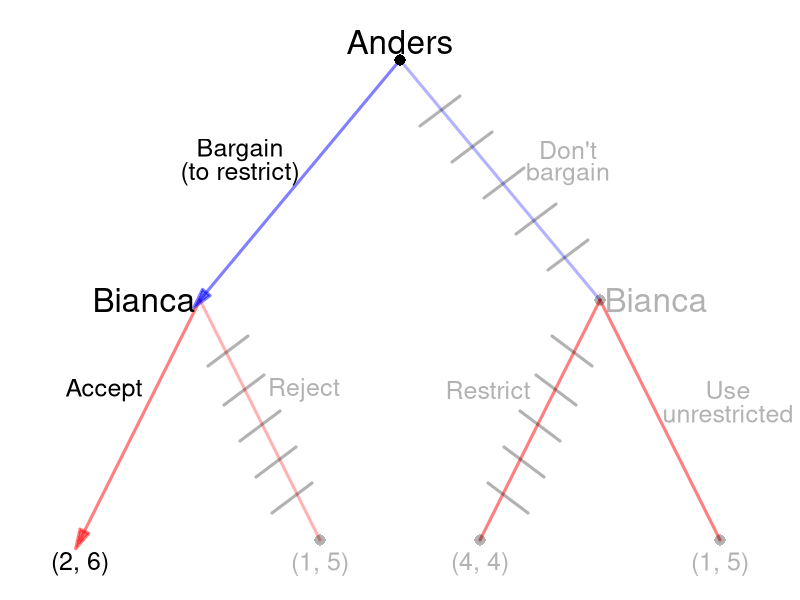

The R source for this figure:
require(shape)
pdf(file = "what_can_markets_do/sequential_coase_unrestricted_solved.pdf", width = 9, height = 7)

#Set parameters for graphics
axislabelsize <- 1.5
labelsize <- 2
actionlabelsize <- 1.5
graphlinewidth <- 3
segmentlinewidth <- 2
nodesize <- 1.5
fadelevel <- 0.3

COL <- c("#7fc97f", "#beaed4", "#fdc086", "#ffff99", "#386cb0", "#f0027f", "#bf5b17", "#666666")
COLA <- c("#99d8c9","#66c2a4","#41ae76", "#238b45", "#005824")
COLB <- c("#4eb3d3", "#2b8cbe", "#0868ac","#084081")

par(mar =  c(0, 0, 0, 0))

xlims <- c(0, 10)
ylims <- c(0, 10)

npts <- 501 
x <- seq(xlims[1], xlims[2], length.out = npts)
y <- seq(ylims[1], ylims[2], length.out = npts) 

plot(0, 0, xlim = xlims, ylim = ylims, type = "n",
     xlab = expression(paste("")),
     ylab = expression(paste("")), 
     xaxt = "n", 
     yaxt = "n", 
     cex.lab = axislabelsize, 
     bty = "n",
     xaxs="i", 
     yaxs="i")

ticksy <- seq(from = 0, to = ylims[2], by = 2)
ylabels <- seq(from = 0, to = ylims[2], by = 2)
ticksx <- seq(from = 0, to = xlims[2], by = 2)
xlabels <- seq(from = 0, to = xlims[2], by = 2)

#segments(5, 9, 2.5, 5, lty = 1, col = rgb(0, 0, 1, 0.5), lwd = graphlinewidth)
#Plant late
segments(5, 9, 7.5, 5, lty = 1, col = rgb(0, 0, 1, fadelevel), lwd = graphlinewidth)

#Branches for Bianca
#From Anders planting early
#Bianca plants early
Arrows(2.5, 5, 1, 1, col = rgb(1, 0, 0, 0.5), lty = 1, lwd = 3, arr.type = "triangle")
#segments(2.5, 5, 1, 1, lty = 1, col = rgb(1, 0, 0, 0.5), lwd = graphlinewidth)
#Bianca plants late
segments(2.5, 5, 4, 1, lty = 1, col = rgb(1, 0, 0, fadelevel), lwd = graphlinewidth)

#Branches for Anders
#Plant early
Arrows(5, 9, 2.5, 5, col = rgb(0, 0, 1, 0.5), lty = 1, lwd = 3, arr.type = "triangle")


#From Anders plants late
#Bianca plants early
segments(7.5, 5, 6, 1, lty = 1, col = rgb(1, 0, 0, 0.5), lwd = graphlinewidth)


#Bianca plants late
segments(7.5, 5, 9, 1, lty = 1, col = rgb(1, 0, 0, 0.5), lwd = graphlinewidth)

#Initial node
points(5, 9, pch = 16, col = "black", cex = nodesize)

#P1 Nodes
#points(2.5, 5, pch = 16, col = "black", cex = nodesize)
points(7.5, 5, pch = 16, col = rgb(0,0,0,fadelevel), cex = nodesize)

#P2 Terminal Nodes
#points(1, 1, pch = 16, col = "black", cex = nodesize)
points(4, 1, pch = 16, col = rgb(0,0,0,fadelevel), cex = nodesize)
points(6, 1, pch = 16, col = rgb(0,0,0,fadelevel), cex = nodesize)
points(9, 1, pch = 16, col = rgb(0,0,0,fadelevel), cex = nodesize)

text(5, 9.3, expression(paste("Anders")), cex = labelsize)
text(3, 7.5, expression(paste("Bargain")), cex = actionlabelsize)
text(3, 7.1, expression(paste("(to restrict)")), cex = actionlabelsize)
text(7.1, 7.5, expression(paste("Don't")), cex = actionlabelsize, col = rgb(0, 0, 0, fadelevel))
text(7.1, 7.1, expression(paste("bargain")), cex = actionlabelsize, col = rgb(0, 0, 0, fadelevel))


text(1.8, 5, expression(paste("Bianca")), cex = labelsize)
text(1.3, 3.5, expression(paste("Accept")), cex = actionlabelsize)
#text(1.3, 3.1, expression(paste("early")), cex = actionlabelsize)
text(3.8, 3.5, expression(paste("Reject")), cex = actionlabelsize, col = rgb(0,0,0,fadelevel))
#text(3.8, 3.1, expression(paste("late")), cex = actionlabelsize, col = rgb(0,0,0,fadelevel))


text(8.2, 5, expression(paste("Bianca")), cex = labelsize, col = rgb(0,0,0,fadelevel))
text(6.1, 3.5, expression(paste("Restrict")), cex = actionlabelsize, col = rgb(0,0,0,fadelevel))
#text(6.1, 3.1, expression(paste("early")), cex = actionlabelsize, col = rgb(0,0,0,fadelevel))
text(9.1, 3.5, expression(paste("Use")), cex = actionlabelsize, col = rgb(0,0,0,fadelevel))
text(9.1, 3.1, expression(paste("unrestricted")), cex = actionlabelsize, col = rgb(0,0,0,fadelevel))

#Payoffs 
text(1, .6, expression("(2, 6)"), cex = actionlabelsize)
text(4, .6, expression("(1, 5)"), cex = actionlabelsize ,col = rgb(0,0,0,fadelevel))
text(6, .6, expression("(4, 4)"), cex = actionlabelsize, col = rgb(0,0,0,fadelevel))
text(9, .6, expression("(1, 5)"), cex = actionlabelsize, col = rgb(0,0,0,fadelevel))

#Cutting branch plant late when A plants early
segments(2.6, 3.9, 3.1, 4.4, lty = 1, col = rgb(0,0,0,fadelevel), lwd = graphlinewidth)
segments(2.8, 3.25, 3.3, 3.75, lty = 1, col = rgb(0,0,0,fadelevel), lwd = graphlinewidth)
segments(3, 2.65, 3.5, 3.15, lty = 1, col = rgb(0,0,0,fadelevel), lwd = graphlinewidth)
segments(3.2, 2.05, 3.7, 2.55, lty = 1, col = rgb(0,0,0,fadelevel), lwd = graphlinewidth)
segments(3.4, 1.45, 3.9, 1.95, lty = 1, col = rgb(0,0,0,fadelevel), lwd = graphlinewidth)


#Cutting branch plant late when A plants
segments(7.4, 3.9, 6.9, 4.4, lty = 1, col = rgb(0,0,0,fadelevel), lwd = graphlinewidth)
segments(7.2, 3.25, 6.7, 3.75, lty = 1, col = rgb(0,0,0,fadelevel), lwd = graphlinewidth)
segments(7, 2.65, 6.5, 3.15, lty = 1, col = rgb(0,0,0,fadelevel), lwd = graphlinewidth)
segments(6.8, 2.05, 6.3, 2.55, lty = 1, col = rgb(0,0,0,fadelevel), lwd = graphlinewidth)
segments(6.6, 1.45, 6.1, 1.95, lty = 1, col = rgb(0,0,0,fadelevel), lwd = graphlinewidth)

#Cutting branch plant late for A given B's actions
segments(5.25, 7.9, 5.75, 8.4, lty = 1, col = rgb(0,0,0,fadelevel), lwd = graphlinewidth)
segments(5.65, 7.3, 6.15, 7.8, lty = 1, col = rgb(0,0,0,fadelevel), lwd = graphlinewidth)
segments(6.05, 6.7, 6.55, 7.2, lty = 1, col = rgb(0,0,0,fadelevel), lwd = graphlinewidth)
segments(6.45, 6.1, 6.95, 6.6, lty = 1, col = rgb(0,0,0,fadelevel), lwd = graphlinewidth)
segments(6.85, 5.5, 7.35, 6, lty = 1, col = rgb(0,0,0,fadelevel), lwd = graphlinewidth)


dev.off()
